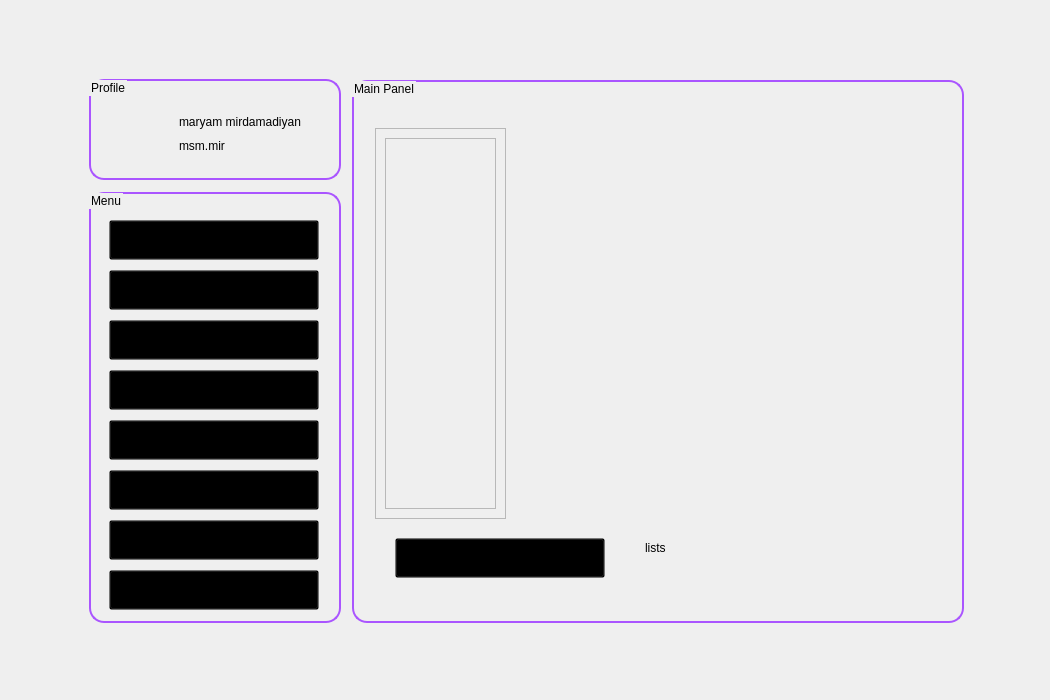
<?xml version="1.0" encoding="UTF-8"?>
<ui version="4.0">
 <class>MainPanel</class>
 <widget class="QMainWindow" name="MainPanel">
  <property name="geometry">
   <rect>
    <x>0</x>
    <y>0</y>
    <width>1050</width>
    <height>700</height>
   </rect>
  </property>
  <property name="minimumSize">
   <size>
    <width>1050</width>
    <height>700</height>
   </size>
  </property>
  <property name="maximumSize">
   <size>
    <width>1050</width>
    <height>700</height>
   </size>
  </property>
  <property name="windowTitle">
   <string>Main Panel</string>
  </property>
  <property name="styleSheet">
   <string notr="true">QMainWindow {
background-image: url(:/images/background/main_panel_background.png);
}
QGroupBox {
border: 2px solid #aa55ff;
border-radius: 15px;
}</string>
  </property>
  <widget class="QWidget" name="centralwidget">
   <widget class="QGroupBox" name="groupBoxProfile">
    <property name="geometry">
     <rect>
      <x>89</x>
      <y>79</y>
      <width>252</width>
      <height>101</height>
     </rect>
    </property>
    <property name="styleSheet">
     <string notr="true">color: rgb(0, 0, 0);
font: 15pt &quot;Merriweather&quot;;
</string>
    </property>
    <property name="title">
     <string>Profile</string>
    </property>
    <widget class="QLabel" name="labelName">
     <property name="geometry">
      <rect>
       <x>90</x>
       <y>34</y>
       <width>151</width>
       <height>17</height>
      </rect>
     </property>
     <property name="styleSheet">
      <string notr="true">font: 8pt &quot;Merriweather&quot;;
color: rgb(0, 0, 0);
background: transparent;
border: none;</string>
     </property>
     <property name="text">
      <string>maryam mirdamadiyan</string>
     </property>
    </widget>
    <widget class="QLabel" name="labelUsername">
     <property name="geometry">
      <rect>
       <x>90</x>
       <y>58</y>
       <width>58</width>
       <height>17</height>
      </rect>
     </property>
     <property name="styleSheet">
      <string notr="true">font: 8pt &quot;Merriweather&quot;;
color: rgb(0, 0, 0);
background: transparent;
border: none;</string>
     </property>
     <property name="text">
      <string>msm.mir</string>
     </property>
    </widget>
    <widget class="QLabel" name="labelUserProfile">
     <property name="geometry">
      <rect>
       <x>33</x>
       <y>33</y>
       <width>45</width>
       <height>45</height>
      </rect>
     </property>
     <property name="styleSheet">
      <string notr="true">background-image: url(:/images/icon/user_profile_icon.png);</string>
     </property>
     <property name="text">
      <string/>
     </property>
    </widget>
   </widget>
   <widget class="QGroupBox" name="groupBoxMenu">
    <property name="geometry">
     <rect>
      <x>89</x>
      <y>192</y>
      <width>252</width>
      <height>431</height>
     </rect>
    </property>
    <property name="styleSheet">
     <string notr="true">color: rgb(0, 0, 0);
font: 15pt &quot;Merriweather&quot;;
</string>
    </property>
    <property name="title">
     <string>Menu</string>
    </property>
    <widget class="QPushButton" name="pushButtonAssignedOther">
     <property name="geometry">
      <rect>
       <x>20</x>
       <y>328</y>
       <width>210</width>
       <height>40</height>
      </rect>
     </property>
     <property name="cursor">
      <cursorShape>PointingHandCursor</cursorShape>
     </property>
     <property name="styleSheet">
      <string notr="true">QPushButton {
	font: 12pt &quot;Merriweather&quot;;
	color: rgb(0, 0, 0);
	background: transparent;
	text-align: left;
	padding-left: 15px;
}
QPushButton:hover {
	background-color: rgb(220, 205, 255);
	border-radius: 10px;
	font: 13pt &quot;Merriweather&quot;;
}
QPushButton:pressed,
QPushButton:checked {
	background-color: rgb(210, 190, 255);
	border-radius: 10px;
	font: 13pt &quot;Merriweather&quot;;
}</string>
     </property>
     <property name="text">
      <string>   Assigned To Other</string>
     </property>
     <property name="icon">
      <iconset resource="images.qrc">
       <normaloff>:/images/icon/group_users_icon.png</normaloff>:/images/icon/group_users_icon.png</iconset>
     </property>
     <property name="iconSize">
      <size>
       <width>20</width>
       <height>20</height>
      </size>
     </property>
     <property name="checkable">
      <bool>true</bool>
     </property>
     <property name="autoExclusive">
      <bool>true</bool>
     </property>
    </widget>
    <widget class="QPushButton" name="pushButtonAssignedMe">
     <property name="geometry">
      <rect>
       <x>20</x>
       <y>278</y>
       <width>210</width>
       <height>40</height>
      </rect>
     </property>
     <property name="cursor">
      <cursorShape>PointingHandCursor</cursorShape>
     </property>
     <property name="styleSheet">
      <string notr="true">QPushButton {
	font: 12pt &quot;Merriweather&quot;;
	color: rgb(0, 0, 0);
	background: transparent;
	text-align: left;
	padding-left: 15px;
}
QPushButton:hover {
	background-color: rgb(220, 205, 255);
	border-radius: 10px;
	font: 13pt &quot;Merriweather&quot;;
}
QPushButton:pressed,
QPushButton:checked {
	background-color: rgb(210, 190, 255);
	border-radius: 10px;
	font: 13pt &quot;Merriweather&quot;;
}</string>
     </property>
     <property name="text">
      <string>   Assigned To Me</string>
     </property>
     <property name="icon">
      <iconset resource="images.qrc">
       <normaloff>:/images/icon/user_icon.png</normaloff>:/images/icon/user_icon.png</iconset>
     </property>
     <property name="iconSize">
      <size>
       <width>15</width>
       <height>15</height>
      </size>
     </property>
     <property name="checkable">
      <bool>true</bool>
     </property>
     <property name="autoExclusive">
      <bool>true</bool>
     </property>
    </widget>
    <widget class="QPushButton" name="pushButtonToday">
     <property name="geometry">
      <rect>
       <x>20</x>
       <y>28</y>
       <width>210</width>
       <height>40</height>
      </rect>
     </property>
     <property name="cursor">
      <cursorShape>PointingHandCursor</cursorShape>
     </property>
     <property name="styleSheet">
      <string notr="true">QPushButton {
	font: 12pt &quot;Merriweather&quot;;
	color: rgb(0, 0, 0);
	background: transparent;
	text-align: left;
	padding-left: 15px;
}
QPushButton:hover {
	background-color: rgb(220, 205, 255);
	border-radius: 10px;
	font: 13pt &quot;Merriweather&quot;;
}
QPushButton:pressed,
QPushButton:checked {
	background-color: rgb(210, 190, 255);
	border-radius: 10px;
	font: 13pt &quot;Merriweather&quot;;
}</string>
     </property>
     <property name="text">
      <string>   Today</string>
     </property>
     <property name="icon">
      <iconset resource="images.qrc">
       <normaloff>:/images/icon/today_icon.png</normaloff>:/images/icon/today_icon.png</iconset>
     </property>
     <property name="iconSize">
      <size>
       <width>15</width>
       <height>15</height>
      </size>
     </property>
     <property name="checkable">
      <bool>true</bool>
     </property>
     <property name="autoExclusive">
      <bool>true</bool>
     </property>
    </widget>
    <widget class="QPushButton" name="pushButtonStarTasks">
     <property name="geometry">
      <rect>
       <x>20</x>
       <y>178</y>
       <width>210</width>
       <height>40</height>
      </rect>
     </property>
     <property name="cursor">
      <cursorShape>PointingHandCursor</cursorShape>
     </property>
     <property name="styleSheet">
      <string notr="true">QPushButton {
	font: 12pt &quot;Merriweather&quot;;
	color: rgb(0, 0, 0);
	background: transparent;
	text-align: left;
	padding-left: 15px;
}
QPushButton:hover {
	background-color: rgb(220, 205, 255);
	border-radius: 10px;
	font: 13pt &quot;Merriweather&quot;;
}
QPushButton:pressed,
QPushButton:checked {
	background-color: rgb(210, 190, 255);
	border-radius: 10px;
	font: 13pt &quot;Merriweather&quot;;
}</string>
     </property>
     <property name="text">
      <string>   Star Tasks</string>
     </property>
     <property name="icon">
      <iconset resource="images.qrc">
       <normaloff>:/images/icon/filled_star_icon.png</normaloff>:/images/icon/filled_star_icon.png</iconset>
     </property>
     <property name="iconSize">
      <size>
       <width>15</width>
       <height>15</height>
      </size>
     </property>
     <property name="checkable">
      <bool>true</bool>
     </property>
     <property name="autoExclusive">
      <bool>true</bool>
     </property>
    </widget>
    <widget class="QPushButton" name="pushButtonLists">
     <property name="geometry">
      <rect>
       <x>20</x>
       <y>78</y>
       <width>210</width>
       <height>40</height>
      </rect>
     </property>
     <property name="cursor">
      <cursorShape>PointingHandCursor</cursorShape>
     </property>
     <property name="styleSheet">
      <string notr="true">QPushButton {
	font: 12pt &quot;Merriweather&quot;;
	color: rgb(0, 0, 0);
	background: transparent;
	text-align: left;
	padding-left: 15px;
}
QPushButton:hover {
	background-color: rgb(220, 205, 255);
	border-radius: 10px;
	font: 13pt &quot;Merriweather&quot;;
}
QPushButton:pressed,
QPushButton:checked {
	background-color: rgb(210, 190, 255);
	border-radius: 10px;
	font: 13pt &quot;Merriweather&quot;;
}</string>
     </property>
     <property name="text">
      <string>   Lists</string>
     </property>
     <property name="icon">
      <iconset resource="images.qrc">
       <normaloff>:/images/icon/list_icon.png</normaloff>:/images/icon/list_icon.png</iconset>
     </property>
     <property name="iconSize">
      <size>
       <width>20</width>
       <height>20</height>
      </size>
     </property>
     <property name="checkable">
      <bool>true</bool>
     </property>
     <property name="autoExclusive">
      <bool>true</bool>
     </property>
    </widget>
    <widget class="QPushButton" name="pushButtonTasks">
     <property name="geometry">
      <rect>
       <x>20</x>
       <y>128</y>
       <width>210</width>
       <height>40</height>
      </rect>
     </property>
     <property name="cursor">
      <cursorShape>PointingHandCursor</cursorShape>
     </property>
     <property name="styleSheet">
      <string notr="true">QPushButton {
	font: 12pt &quot;Merriweather&quot;;
	color: rgb(0, 0, 0);
	background: transparent;
	text-align: left;
	padding-left: 15px;
}
QPushButton:hover {
	background-color: rgb(220, 205, 255);
	border-radius: 10px;
	font: 13pt &quot;Merriweather&quot;;
}
QPushButton:pressed,
QPushButton:checked {
	background-color: rgb(210, 190, 255);
	border-radius: 10px;
	font: 13pt &quot;Merriweather&quot;;
}</string>
     </property>
     <property name="text">
      <string>   Tasks</string>
     </property>
     <property name="icon">
      <iconset resource="images.qrc">
       <normaloff>:/images/icon/task_icon.png</normaloff>:/images/icon/task_icon.png</iconset>
     </property>
     <property name="iconSize">
      <size>
       <width>25</width>
       <height>25</height>
      </size>
     </property>
     <property name="checkable">
      <bool>true</bool>
     </property>
     <property name="autoExclusive">
      <bool>true</bool>
     </property>
    </widget>
    <widget class="QPushButton" name="pushButtonCompleted">
     <property name="geometry">
      <rect>
       <x>20</x>
       <y>228</y>
       <width>210</width>
       <height>40</height>
      </rect>
     </property>
     <property name="cursor">
      <cursorShape>PointingHandCursor</cursorShape>
     </property>
     <property name="styleSheet">
      <string notr="true">QPushButton {
	font: 12pt &quot;Merriweather&quot;;
	color: rgb(0, 0, 0);
	background: transparent;
	text-align: left;
	padding-left: 15px;
}
QPushButton:hover {
	background-color: rgb(220, 205, 255);
	border-radius: 10px;
	font: 13pt &quot;Merriweather&quot;;
}
QPushButton:pressed,
QPushButton:checked {
	background-color: rgb(210, 190, 255);
	border-radius: 10px;
	font: 13pt &quot;Merriweather&quot;;
}</string>
     </property>
     <property name="text">
      <string>   Completed</string>
     </property>
     <property name="icon">
      <iconset resource="images.qrc">
       <normaloff>:/images/icon/complete_icon.png</normaloff>:/images/icon/complete_icon.png</iconset>
     </property>
     <property name="iconSize">
      <size>
       <width>20</width>
       <height>20</height>
      </size>
     </property>
     <property name="checkable">
      <bool>true</bool>
     </property>
     <property name="autoExclusive">
      <bool>true</bool>
     </property>
    </widget>
    <widget class="QPushButton" name="pushButtonLogout">
     <property name="geometry">
      <rect>
       <x>20</x>
       <y>378</y>
       <width>210</width>
       <height>40</height>
      </rect>
     </property>
     <property name="cursor">
      <cursorShape>PointingHandCursor</cursorShape>
     </property>
     <property name="styleSheet">
      <string notr="true">QPushButton {
	font: 12pt &quot;Merriweather&quot;;
	color: rgb(0, 0, 0);
	background: transparent;
	text-align: left;
	padding-left: 15px;
}
QPushButton:hover {
	background-color: rgb(220, 205, 255);
	border-radius: 10px;
	font: 13pt &quot;Merriweather&quot;;
}
QPushButton:pressed {
	background-color: rgb(210, 190, 255);
	border-radius: 10px;
	font: 13pt &quot;Merriweather&quot;;
}</string>
     </property>
     <property name="text">
      <string>   Logout</string>
     </property>
     <property name="icon">
      <iconset resource="images.qrc">
       <normaloff>:/images/icon/logout_icon.png</normaloff>:/images/icon/logout_icon.png</iconset>
     </property>
     <property name="iconSize">
      <size>
       <width>17</width>
       <height>17</height>
      </size>
     </property>
     <property name="checkable">
      <bool>true</bool>
     </property>
     <property name="autoExclusive">
      <bool>true</bool>
     </property>
    </widget>
   </widget>
   <widget class="QGroupBox" name="groupBoxLists">
    <property name="geometry">
     <rect>
      <x>352</x>
      <y>80</y>
      <width>612</width>
      <height>543</height>
     </rect>
    </property>
    <property name="styleSheet">
     <string notr="true">color: rgb(0, 0, 0);
font: 15pt &quot;Merriweather&quot;;
</string>
    </property>
    <property name="title">
     <string>Main Panel</string>
    </property>
    <widget class="QStackedWidget" name="stackedWidget">
     <property name="geometry">
      <rect>
       <x>3</x>
       <y>28</y>
       <width>607</width>
       <height>503</height>
      </rect>
     </property>
     <property name="currentIndex">
      <number>1</number>
     </property>
     <widget class="QWidget" name="pageToday">
      <widget class="QLabel" name="label">
       <property name="geometry">
        <rect>
         <x>270</x>
         <y>200</y>
         <width>40</width>
         <height>40</height>
        </rect>
       </property>
       <property name="text">
        <string>today</string>
       </property>
      </widget>
     </widget>
     <widget class="QWidget" name="pageLists">
      <widget class="QLabel" name="label_4">
       <property name="geometry">
        <rect>
         <x>290</x>
         <y>430</y>
         <width>63</width>
         <height>20</height>
        </rect>
       </property>
       <property name="text">
        <string>lists</string>
       </property>
      </widget>
      <widget class="QScrollArea" name="scrollArea">
       <property name="geometry">
        <rect>
         <x>20</x>
         <y>20</y>
         <width>131</width>
         <height>391</height>
        </rect>
       </property>
       <property name="widgetResizable">
        <bool>true</bool>
       </property>
       <widget class="QWidget" name="scrollAreaWidgetContents">
        <property name="geometry">
         <rect>
          <x>0</x>
          <y>0</y>
          <width>129</width>
          <height>389</height>
         </rect>
        </property>
        <layout class="QVBoxLayout" name="verticalLayout">
         <item>
          <widget class="QFrame" name="frame">
           <property name="frameShape">
            <enum>QFrame::StyledPanel</enum>
           </property>
           <property name="frameShadow">
            <enum>QFrame::Raised</enum>
           </property>
           <layout class="QVBoxLayout" name="verticalLayout_2">
            <item>
             <spacer name="verticalSpacer">
              <property name="orientation">
               <enum>Qt::Vertical</enum>
              </property>
              <property name="sizeHint" stdset="0">
               <size>
                <width>20</width>
                <height>340</height>
               </size>
              </property>
             </spacer>
            </item>
           </layout>
          </widget>
         </item>
        </layout>
       </widget>
      </widget>
      <widget class="QPushButton" name="pushButtonAddList">
       <property name="geometry">
        <rect>
         <x>40</x>
         <y>430</y>
         <width>210</width>
         <height>40</height>
        </rect>
       </property>
       <property name="cursor">
        <cursorShape>PointingHandCursor</cursorShape>
       </property>
       <property name="styleSheet">
        <string notr="true">QPushButton {
	font: 12pt &quot;Merriweather&quot;;
	color: rgb(0, 0, 0);
	background: transparent;
	text-align: left;
	padding-left: 15px;
}
QPushButton:hover {
	background-color: rgb(220, 205, 255);
	border-radius: 10px;
	font: 13pt &quot;Merriweather&quot;;
}
QPushButton:pressed {
	background-color: rgb(210, 190, 255);
	border-radius: 10px;
	font: 13pt &quot;Merriweather&quot;;
}</string>
       </property>
       <property name="text">
        <string>   New List</string>
       </property>
       <property name="icon">
        <iconset resource="images.qrc">
         <normaloff>:/images/icon/plus_icon.png</normaloff>:/images/icon/plus_icon.png</iconset>
       </property>
       <property name="iconSize">
        <size>
         <width>20</width>
         <height>20</height>
        </size>
       </property>
      </widget>
     </widget>
     <widget class="QWidget" name="pageTasks">
      <widget class="QLabel" name="label_2">
       <property name="geometry">
        <rect>
         <x>240</x>
         <y>200</y>
         <width>63</width>
         <height>20</height>
        </rect>
       </property>
       <property name="text">
        <string>tasks</string>
       </property>
      </widget>
     </widget>
     <widget class="QWidget" name="pageStarTasks">
      <widget class="QLabel" name="label_3">
       <property name="geometry">
        <rect>
         <x>240</x>
         <y>190</y>
         <width>63</width>
         <height>20</height>
        </rect>
       </property>
       <property name="text">
        <string>star tasks</string>
       </property>
      </widget>
     </widget>
     <widget class="QWidget" name="pageAssignMe">
      <widget class="QLabel" name="label_7">
       <property name="geometry">
        <rect>
         <x>270</x>
         <y>190</y>
         <width>81</width>
         <height>20</height>
        </rect>
       </property>
       <property name="text">
        <string>assign me</string>
       </property>
      </widget>
     </widget>
     <widget class="QWidget" name="pageAssignOther">
      <widget class="QLabel" name="label_6">
       <property name="geometry">
        <rect>
         <x>250</x>
         <y>200</y>
         <width>101</width>
         <height>20</height>
        </rect>
       </property>
       <property name="styleSheet">
        <string notr="true">color: rgb(255, 0, 0);</string>
       </property>
       <property name="text">
        <string>assign other</string>
       </property>
      </widget>
     </widget>
     <widget class="QWidget" name="pageCompleted">
      <widget class="QLabel" name="label_5">
       <property name="geometry">
        <rect>
         <x>230</x>
         <y>200</y>
         <width>111</width>
         <height>20</height>
        </rect>
       </property>
       <property name="text">
        <string>completed</string>
       </property>
      </widget>
     </widget>
    </widget>
   </widget>
  </widget>
 </widget>
 <resources>
  <include location="images.qrc"/>
 </resources>
 <connections/>
</ui>
